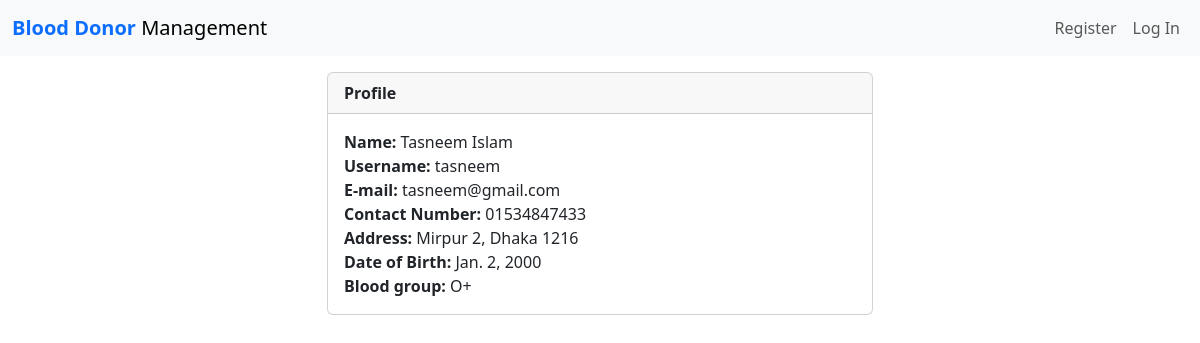
Screenshot of /users/view/3 with the database file from the repository.
### auth1/models.py (models this page shows, shortened)
class RegisterUser(AbstractBaseUser):
	username				= models.CharField(max_length=50, unique=True)
	name					= models.CharField(max_length=100)
	email					= models.EmailField(max_length=100, unique=True)
	contact_number			= models.CharField(max_length=15)
	address					= models.CharField(max_length=250, null=True, blank=True)
	date_of_birth			= models.DateField(null=True, blank=True) #Fix
	nid						= models.CharField(max_length=13, null=True, blank=True)
	blood_group				= models.CharField(max_length=8, choices=BLOOD_GROUPS, null=True, blank=True)
	date_joined				= models.DateTimeField(verbose_name='date joined', auto_now_add=True)
	last_login				= models.DateTimeField(verbose_name='last login', auto_now=True)
	is_admin				= models.BooleanField(default=False)
	is_active				= models.BooleanField(default=True)
	is_staff				= models.BooleanField(default=False)
	is_superuser			= models.BooleanField(default=False)
	USERNAME_FIELD = 'email'
	REQUIRED_FIELDS = ['username', 'password']
	objects = MyAccountManager()

### post/views.py (the view)
# urls.py: path('users/view/<int:user_id>', views.view_user, name='view_user'),
def view_user(request, user_id):
    context = {}
    profile = RegisterUser.objects.get(id=user_id)
    context['profile'] = profile
    print(user_id)
    born = profile.date_of_birth
    today = date.today()
    age = today.year - born.year - ((today.month, today.day) < (born.month, born.day))
    return render(request, 'auth1/profile.html', {
        'profile': profile,
        'age': age,
    })

### auth1/templates/auth1/profile.html (shortened to what this page needs)
{% extends 'post/base.html' %}
{% block content %}
    <div class="container">
        <div class="row">
            <div class="col-6 offset-3 my-3">
                <div class="card">
                    <div class="card-header d-flex justify-content-between align-items-center">
                        <b>Profile</b>
                    </div>
                    <div class="card-body">
                        <b>Name: </b>{{ profile.name }}<br/>
                        <b>Username: </b>{{ profile.username }}<br/>
                        <b>E-mail: </b>{{ profile.email }}<br/>
                        <b>Contact Number: </b>{{ profile.contact_number }}<br/>
                        {% if profile.address != None %}
                            <b>Address: </b>{{ profile.address }}<br/>
                            <b>Date of Birth: </b>{{ profile.date_of_birth }}<br/>
                            <b>Blood group: </b>{{ profile.blood_group }}<br/>
                        {% endif %}
                    </div>
                </div> <br>
            </div>
        </div>
    </div>
{% endblock %}

### rows the page displays
RegisterUser: name "Tasneem Islam", username "tasneem", email "tasneem@gmail.com", contact_number "01534847433", address "Mirpur 2, Dhaka 1216", date_of_birth "Jan. 2, 2000", blood_group "O+"
